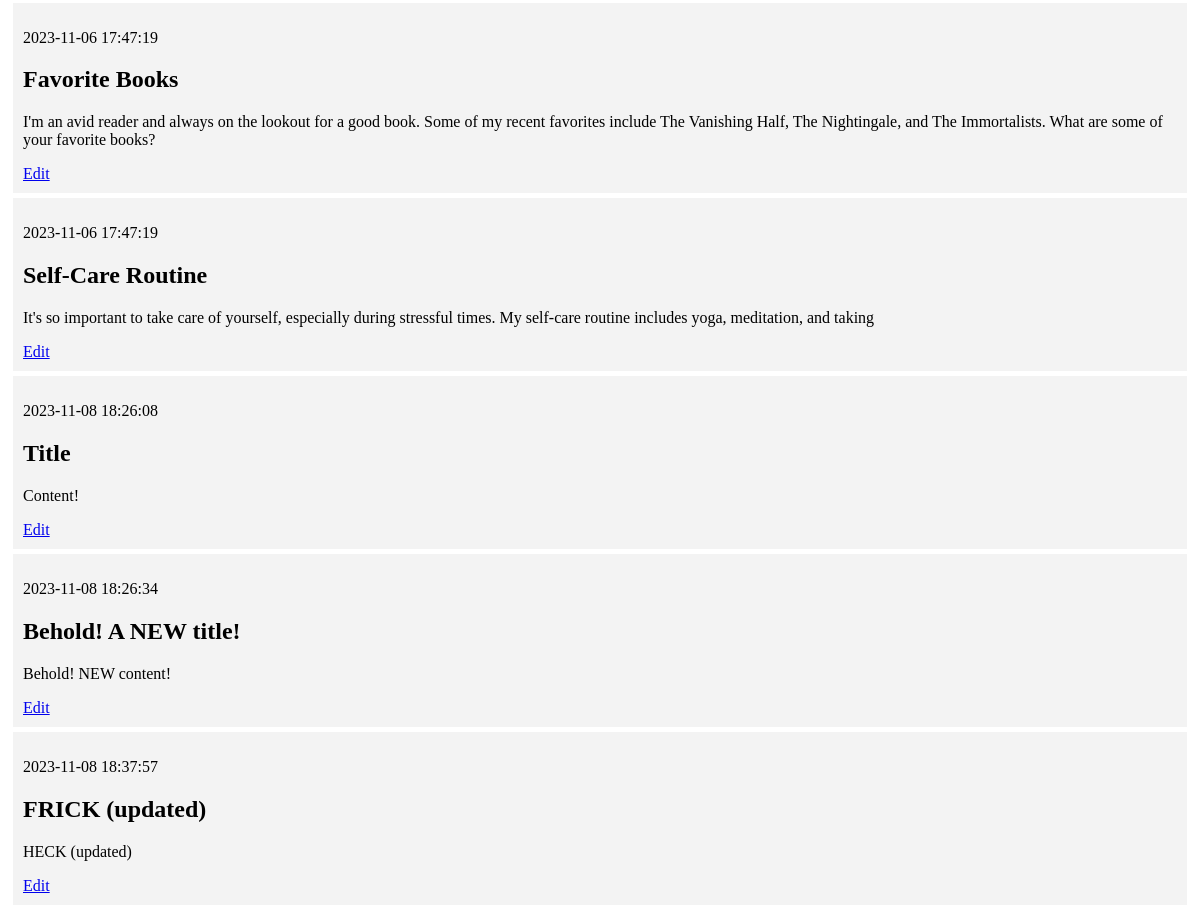
Before: / (lower part) with the older database file.
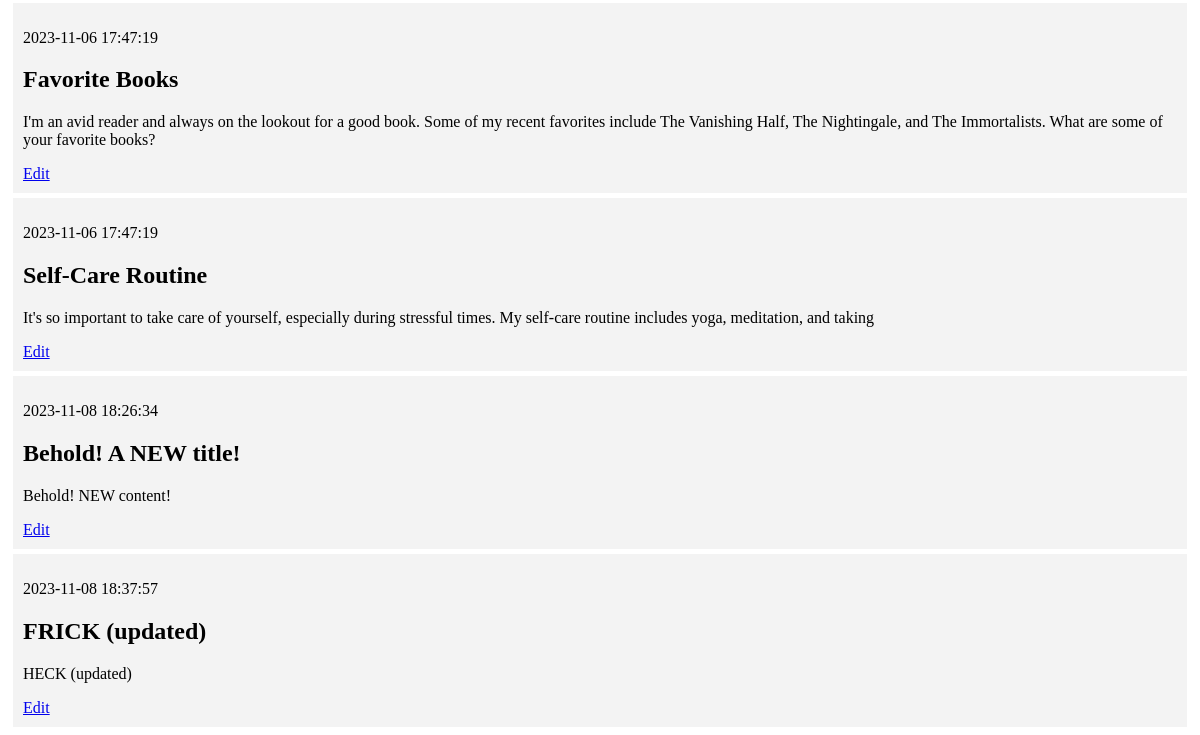
After: the same page with the newer database file.
### tables this page shows
CREATE TABLE posts (
    id INTEGER PRIMARY KEY AUTOINCREMENT,
    created TIMESTAMP NOT NULL DEFAULT CURRENT_TIMESTAMP,
    title TEXT NOT NULL,
    content TEXT NOT NULL
);

### app.py (the view)
@app.route('/')
def index():
    conn = get_db_connection()
    query = 'SELECT * FROM posts'
    posts = conn.execute(query).fetchall()
    conn.close()
    return render_template('index.html', posts=posts)

### app.py (called while the page is built)
def get_db_connection():
    conn = sqlite3.connect('database.db')
    conn.row_factory = sqlite3.Row
    return conn

### templates/index.html (shortened to what this page needs)
{% extends 'base.html' %}
{% block content %}
    {% for post in posts %}
        <div class="post">
            <p> {{ post['created'] }}</p>
            <h2>{{ post['title'] }}</h2>
            <p>{{ post['content'] }}</p>
            <a href="{{ url_for('edit', id=post['id']) }}">Edit</a>
        </div>
    {% endfor %}
{% endblock %}

Changed rows visible on the page:
removed posts: created "2023-11-08 18:26:08", title "Title", content "Content!"
